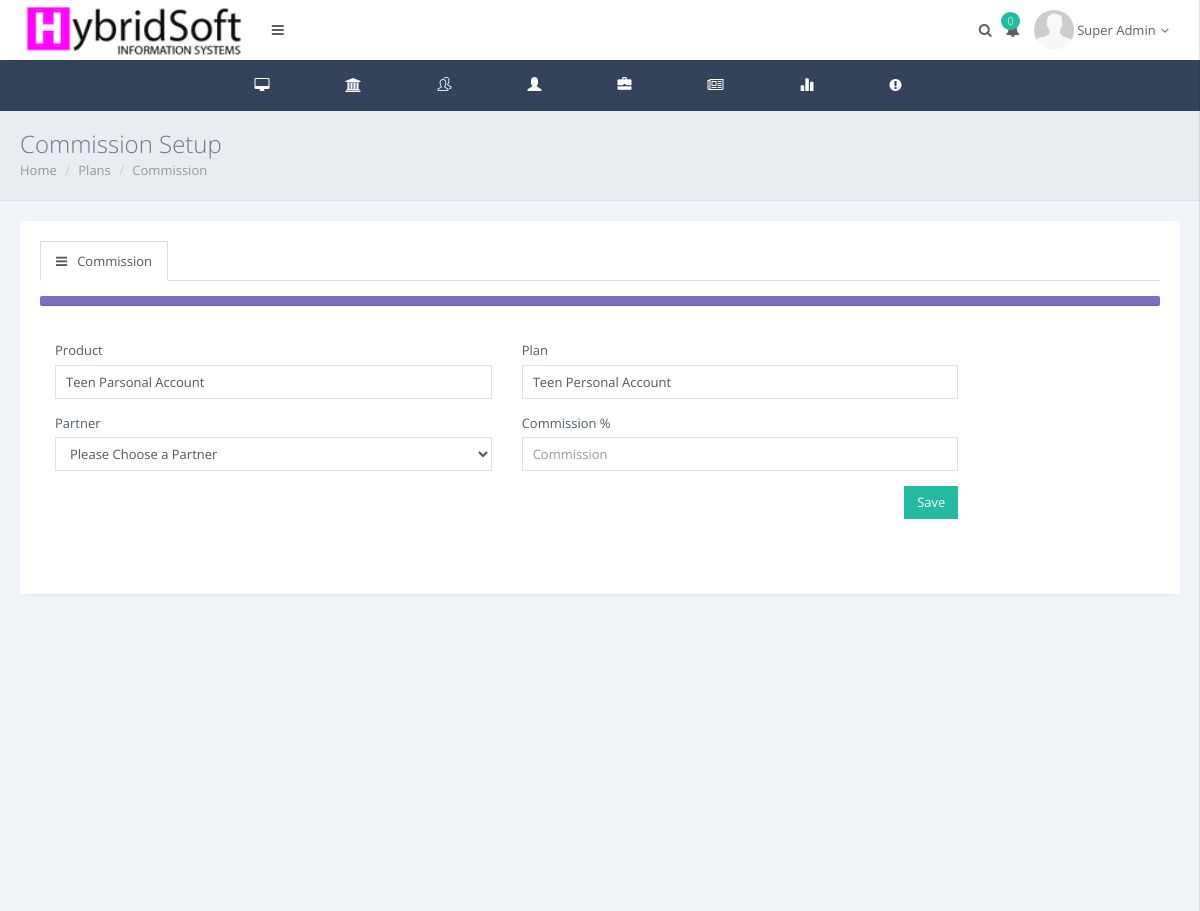
The app's page /admin/commission.php?id=18&prod=14 (signed in) with its own data.
### tables this page shows
CREATE TABLE `users` (
  `user_id` int(10) NOT NULL,
  `username` varchar(50) NOT NULL,
  `rc` varchar(12) NOT NULL,
  `telephone` varchar(12) NOT NULL,
  `email` varchar(50) NOT NULL,
  `address` text NOT NULL,
  `city` varchar(50) NOT NULL,
  `state` varchar(50) NOT NULL,
  `dob` date NOT NULL,
  `lastname` varchar(50) NOT NULL,
  `firstname` varchar(50) NOT NULL,
  `middlename` varchar(50) NOT NULL,
  `password` varchar(255) NOT NULL,
  `role_id` int(11) NOT NULL,
  `nfname` varchar(200) NOT NULL,
  `nlname` varchar(200) NOT NULL,
  `nphone` varchar(200) NOT NULL,
  `nemail` varchar(200) NOT NULL,
  `naddress` text NOT NULL,
  `created` date NOT NULL,
  `createdby` int(11) NOT NULL
);

CREATE TABLE `product_setup` (
  `product_id` int(10) NOT NULL,
  `product_name` varchar(50) NOT NULL,
  `description` text NOT NULL,
  `insurance_id` int(10) NOT NULL,
  `status` enum('Active','Inactive') NOT NULL,
  `start_date` date NOT NULL,
  `end_date` date NOT NULL,
  `sup_doc` varbinary(50) NOT NULL,
  `category` varchar(100) NOT NULL,
  `type` varchar(11) NOT NULL,
  `type_id` int(11) NOT NULL
);

CREATE TABLE `plan_setup` (
  `plan_id` int(10) NOT NULL,
  `name` varchar(100) NOT NULL,
  `premium` int(50) NOT NULL,
  `product_id` int(10) NOT NULL,
  `discounts` int(50) NOT NULL,
  `sum_assured` int(50) NOT NULL,
  `expenses` int(50) NOT NULL,
  `commission` int(11) NOT NULL,
  `created` date NOT NULL
);

### admin/index.php (called while the page is built, shortened)
<?php
include_once "../db.php";
if (isset($_SESSION["id"])){
    $user_id = $_SESSION["id"];
    $userQuery = "SELECT * FROM users WHERE user_id = '$user_id'";
    $result = mysqli_query($con, $userQuery);
    $user = mysqli_fetch_assoc($result);
    $name=$user['firstname']." ".$user['lastname'];
    $uid=$user['user_id'];
    $ins_comp=$con->query("SELECT insurance_id FROM iuser WHERE user_id='$uid'");
    $ra=$ins_comp->fetch_array();
    $i_id=$ra['insurance_id'];
}else{
    header('Location:../index.php');
}
?>

### admin/commission.php (the view, shortened to what this page needs)
<!DOCTYPE html>
<html>
    <head>
        <link href="../res/plugins/pace-master/themes/blue/pace-theme-flash.css" rel="stylesheet"/>
        <link href="../res/plugins/uniform/css/uniform.default.min.css" rel="stylesheet"/>
        <link href="../res/plugins/bootstrap/css/bootstrap.min.css" rel="stylesheet" type="text/css"/>
        <link href="../res/plugins/fontawesome/css/font-awesome.css" rel="stylesheet" type="text/css"/>
        <link href="../res/plugins/line-icons/simple-line-icons.css" rel="stylesheet" type="text/css"/>
        <link href="../res/plugins/offcanvasmenueffects/css/menu_cornerbox.css" rel="stylesheet" type="text/css"/>
        <link href="../res/plugins/waves/waves.min.css" rel="stylesheet" type="text/css"/>
        <link href="../res/plugins/switchery/switchery.min.css" rel="stylesheet" type="text/css"/>
        <link href="../res/plugins/3d-bold-navigation/css/style.css" rel="stylesheet" type="text/css"/>
        <link href="../res/plugins/slidepushmenus/css/component.css" rel="stylesheet" type="text/css"/>
        <link href="../res/plugins/bootstrap-datepicker/css/datepicker3.css" rel="stylesheet" type="text/css"/>
        <link href="../res/css/modern.css" rel="stylesheet" type="text/css"/>
        <link href="../res/css/themes/white.css" class="theme-color" rel="stylesheet" type="text/css"/>
        <link href="../res/css/custom.css" rel="stylesheet" type="text/css"/>
    </head>
    <?php
    include 'nav.php';
    $id=$_GET['id'];
    $prodt=$_GET['prod'];
    $prID=$con->query("SELECT name, plan_id FROM plan_setup WHERE plan_id='$id' ");
    $rp=$prID->fetch_array();
    $pln=$rp['name'];
    ?>
            <div class="page-inner">
                <div class="page-title">
                    <h3>Commission Setup</h3>
                    <div class="page-breadcrumb">
                        <ol class="breadcrumb">
                            <li><a href="home.php">Home</a></li>
                            <li><a href="plans.php">Plans </a></li>
                            <li><a href="#">Commission </a></li>
                        </ol>
                    </div>
                </div>
                <div id="main-wrapper">
                    <div class="row">
                        <div class="col-md-12">
                            <div class="panel panel-white">
                                <div class="panel-body">
                                    <div id="rootwizard">
                                        <ul class="nav nav-tabs" role="tablist">
                                            <li role="presentation" class="active"><a href="#tab1" data-toggle="tab"><i class="fa fa-bars m-r-xs"></i>Commission</a></li>
                                        </ul>
                                        <?php
                                        $p=$con->query("SELECT * FROM product_setup WHERE product_id='$prodt'");
                                        $r=$p->fetch_array();
                                        $prdNm=$r['product_name'];
                                        ?>
                                        <div class="progress progress-sm m-t-sm">
                                            <div class="progress-bar progress-bar-primary" role="progressbar" aria-valuenow="20" aria-valuemin="0" aria-valuemax="100" style="width: 0%">
                                            </div>
                                        </div>
                                        <form id="wizardForm" method="post" action="">
                                            <div class="tab-content">
                                                <div class="tab-pane active fade in" id="tab1">
                                                    <div class="row m-b-lg">
                                                        <div class="col-md-10">
                                                            <div class="row">
                                                                <div class="form-group col-md-6">
                                                                    <label for="exampleInputName">Product</label>
                                                                    <input type="text" class="form-control" name="product" id="product" value="<?php echo $prdNm; ?>" required>
                                                                </div>
                                                                <div class="form-group col-md-6">
                                                                    <label for="exampleInputName">Plan</label>
                                                                    <input type="text" class="form-control" name="pln" id="exampleInputName" value="<?php echo $pln; ?>" required>
                                                                </div>
                                                                <div class="form-group  col-md-6">
                                                                    <label for="exampleInputName2">Partner</label>
                                                                    <select class="form-control" name="partner" id="partner" required>
                                                                        <option value="">Please Choose a Partner</option>
                                                                    </select>
                                                                </div>
                                                                <div class="form-group  col-md-6">
                                                                    <label for="exampleInputName2">Commission %</label>
                                                                    <input type="number" class="form-control col-md-6" name="comm" id="percom" step="0.1" min="0"  placeholder="Commission" required />
                                                                </div>
                                                                <div class="form-group col-md-12">
                                                                 <button type="submit" name="submit" class="btn btn-success pull-right">Save</button>
                                                                </div>
                                                            </div>
                                                        </div>
                                                    </div>
                                                </div>
                                            </div>
                                        </form>
                                    </div>
                                </div>
                            </div>
                        </div>
                    </div>
                </div>
            </div>
        </main>
    </body>
</html>

### admin/nav.php (shortened to what this page needs)
<?php
include_once "index.php";?>
    <body class="page-header-fixed page-horizontal-bar">
        <main class="page-content content-wrap">
            <div class="navbar">
                <div class="navbar-inner">
                    <div class="logo-box" style="background: #fff;">
                        <a href="home.php" class="logo-text">
                            <span>
                                <img src="../assets/images/logo2.png" height="54" alt=""/>
                            </span></a>
                    </div>
                    <div class="topmenu-outer">
                        <div class="top-menu">
                            <ul class="nav navbar-nav navbar-left">
                                <li>
                                    <a href="javascript:void(0);" class="waves-effect waves-button waves-classic sidebar-toggle"><i class="fa fa-bars"></i></a>
                                </li>
                            </ul>
                            <ul class="nav navbar-nav navbar-right">
                                <li>
                                    <a href="javascript:void(0);" class="waves-effect waves-button waves-classic show-search"><i class="fa fa-search"></i></a>
                                </li>
                                <?php
                                        $usrx=$con->query("SELECT count(distinct user_id) AS customer, count(policy) AS policy, sum(premium) AS premium FROM transaction WHERE insurance_id='$i_id' AND status='Active' ");
                                        $ru2=$usrx->fetch_array();
                                        $n=$ru2['policy'];
                                        ?>
                                <li class="dropdown">
                                    <a href="#" class="dropdown-toggle waves-effect waves-button waves-classic" data-toggle="dropdown"><i class="fa fa-bell"></i><span class="badge badge-success pull-right"><?php echo $n;?></span></a>
                                </li>
                                <li class="dropdown">
                                    <a href="#" class="dropdown-toggle waves-effect waves-button waves-classic" data-toggle="dropdown">
                                        <img class="img-circle avatar" src="../res/images/avatar1.png" width="40" height="40" alt="">
                                        <span class="user-name"><?php echo $name; ?><i class="fa fa-angle-down"></i></span>
                                    </a>
                                </li>
                                <li>
                                    <a href="javascript:void(0);"  id="showRight"></a>
                                </li>
                            </ul>
                        </div>
                    </div>
                </div>
            </div>
            <div class="horizontal-bar sidebar">
                <div class="page-sidebar-inner slimscroll">
                    <ul class="menu accordion-menu">
                        <li><a href="home.php" class="waves-effect waves-button"><span class="menu-icon fa fa-desktop"></span><p>Dashboard</p></a></li>
                        <li class="droplink"><a href="#" class="waves-effect waves-button"><span class="menu-icon fa fa-bank"></span><p>Partners</p><span class="arrow"></span></a>
                        </li>
                        <li class="droplink"><a href="#" class="waves-effect waves-button"><span class="menu-icon icon-users"></span><p>Customers</p><span class="arrow"></span></a>
                        </li>
                        <li class="droplink"><a href="#" class="waves-effect waves-button"><span class="menu-icon glyphicon glyphicon-user"></span><p>Marketers</p><span class="arrow"></span></a>
                        </li>
                        <li class="droplink"><a href="#" class="waves-effect waves-button"><span class="menu-icon glyphicon glyphicon-briefcase"></span><p>Claims</p><span class="arrow"></span></a>
                        </li>
                        <li class="droplink"><a href="#" class="waves-effect waves-button"><span class="menu-icon fa fa-newspaper-o"></span><p>Products</p><span class="arrow"></span></a>
                        </li>
                        <li><a href="report.php" class="waves-effect waves-button"><span class="menu-icon glyphicon glyphicon-stats"></span><p>Reporting</p></a></li>
                        <li><a href="complain.php" class="waves-effect waves-button"><span class="menu-icon fa fa-exclamation-circle"></span><p>Complians</p></a></li>
                    </ul>
                </div>
            </div>

### res/css/themes/white.css (style rules this page uses)
.page-content { background: #34425A; }
.navbar .logo-box { background: #fff; }
.navbar .logo-box a { color: #5f5f5f; }
.sidebar { background: #34425A; }
.menu { background: #34425A; }
.menu.accordion-menu a { color: #899dc1; }

### records on screen
users: name "Super Admin"
product_setup: product "Teen Parsonal Account"
plan_setup: pln "Teen Personal Account"

### other values on screen
$n "0"
